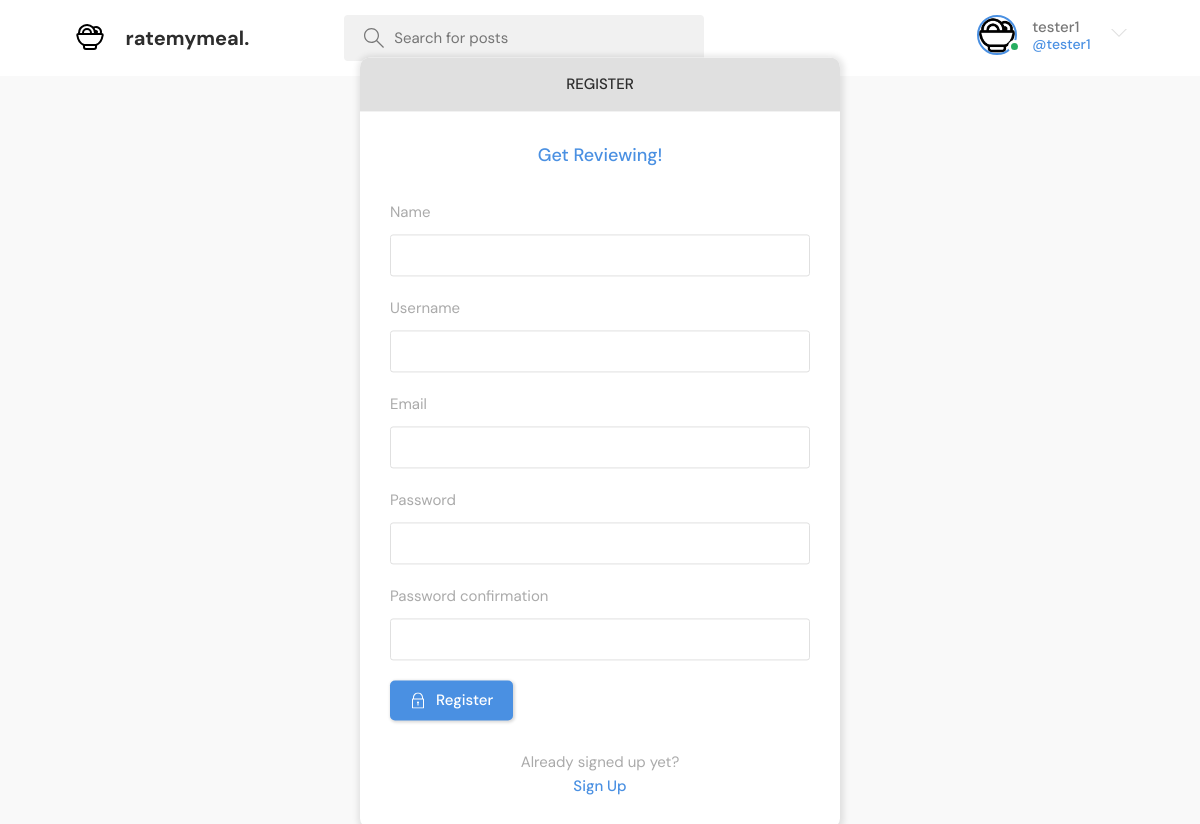
Page /register/ (signed in) on the committed database.
### base/models.py (models this page shows, shortened)
class User(AbstractUser):
    name = models.CharField(max_length=200, null=True)
    email = models.EmailField(unique=True, null=True)
    bio = models.TextField(null=True)
    avatar = models.ImageField(null=True, default="avatar.svg")
    USERNAME_FIELD = 'email'
    REQUIRED_FIELDS = ['username']

### base/views.py (the view, shortened to what this page needs)
# urls.py: path('register/', views.registerPage, name="register"),
def registerPage(request):
    form = MyUserCreationForm()
    return render(request, 'base/login_register.html', {'form': form})

### base/forms.py
class MyUserCreationForm(UserCreationForm):
    class Meta:
        model = User
        fields = ['name', 'username', 'email', 'password1', 'password2']

### base/templates/base/login_register.html (shortened to what this page needs)
{% extends 'main.html' %}
{% block content %}
<main class="auth layout">
  {% if page == 'login' %}
  <div class="container">
    <div class="layout__box">
      <div class="layout__boxHeader">
        <div class="layout__boxTitle">
          <h3>Login</h3>
        </div>
      </div>
      <div class="layout__body">
        <h2 class="auth__tagline">Get Reviewing!</h2>
        <form class="form" action="" method="POST">
          {% csrf_token %}
          <div class="form__group form__group">
            <label for="room_name">Email</label>
            <input id="username" name="email" type="email" placeholder="e.g. johndoe@gmail.com" />
          </div>
          <div class=" form__group">
            <label for="password">Password</label>
            <input id="password" name="password" type="password"
              placeholder="&bull;&bull;&bull;&bull;&bull;&bull;&bull;&bull;" />
          </div>
          <button class="btn btn--main" type="submit">
            <svg version="1.1" xmlns="http://www.w3.org/2000/svg" width="32" height="32" viewBox="0 0 32 32">
              <title>lock</title>
              <path
                d="M27 12h-1v-2c0-5.514-4.486-10-10-10s-10 4.486-10 10v2h-1c-0.553 0-1 0.447-1 1v18c0 0.553 0.447 1 1 1h22c0.553 0 1-0.447 1-1v-18c0-0.553-0.447-1-1-1zM8 10c0-4.411 3.589-8 8-8s8 3.589 8 8v2h-16v-2zM26 30h-20v-16h20v16z">
              </path>
              <path
                d="M15 21.694v4.306h2v-4.306c0.587-0.348 1-0.961 1-1.694 0-1.105-0.895-2-2-2s-2 0.895-2 2c0 0.732 0.413 1.345 1 1.694z">
              </path>
            </svg>
            Login
          </button>
        </form>
        <div class="auth__action">
          <p>Haven't signed up yet?</p>
          <a href="{% url 'register' %}" class="btn btn--link">Sign Up</a>
        </div>
      </div>
    </div>
  </div>
  {% else %}
  <div class="container">
    <div class="layout__box">
      <div class="layout__boxHeader">
        <div class="layout__boxTitle">
          <h3>Register</h3>
        </div>
      </div>
      <div class="layout__body">
        <h2 class="auth__tagline">Get Reviewing!</h2>
        <form class="form" action="" method="POST">
          {% for field in form %}
          <div class="form__group form__group">
            <label for="room_name">{{field.label}}</label>
            {{field}}
          </div>
          {% endfor %}
          <button class="btn btn--main" type="submit">
            Register
          </button>
        </form>
        <div class="auth__action">
          <p>Already signed up yet?</p>
          <a href="{% url 'login' %}" class="btn btn--link">Sign Up</a>
        </div>
      </div>
    </div>
  </div>
  {% endif %}
</main>
{% endblock content %}

### templates/navbar.html (shortened to what this page needs)
{% load static %}
<header class="header header--loggedIn">
    <div class="container">
        <a href="{% url 'home' %}" class="header__logo">
            <img src="{% static 'images/foodlogo.svg' %}" />
            <h1>ratemymeal.</h1>
        </a>
        <form class="header__search" method="GET" action="{% url 'home' %}">
            <label>
                <input name="q" placeholder="Search for posts" />
            </label>
        </form>
        <nav class="header__menu">
            {% if request.user.is_authenticated %}
            <div class="header__user">
                <a href="{% url 'update-user' %}">
                    <div class="avatar avatar--medium active">
                        <img src="{{request.user.avatar.url}}" />
                    </div>
                    <p>{{request.user.username}} <span>@{{request.user.username}}</span></p>
                </a>
                <button class="dropdown-button">
                    <svg version="1.1" xmlns="http://www.w3.org/2000/svg" width="32" height="32" viewBox="0 0 32 32">
                        <title>chevron-down</title>
                        <path d="M16 21l-13-13h-3l16 16 16-16h-3l-13 13z"></path>
                    </svg>
                </button>
            </div>
            {% else %}
            <a href="{% url 'login' %}">
                <img src="{% static 'images/avatar.svg' %}" />
                <p>Login</p>
            </a>
            {% endif %}
        </nav>
    </div>
</header>

### rows in the picture
User: user.avatar (picture), user.username "tester1"

### other values in the picture
{{ field.label }} "Name" "Username" "Email" "Password" "Password confirmation"
